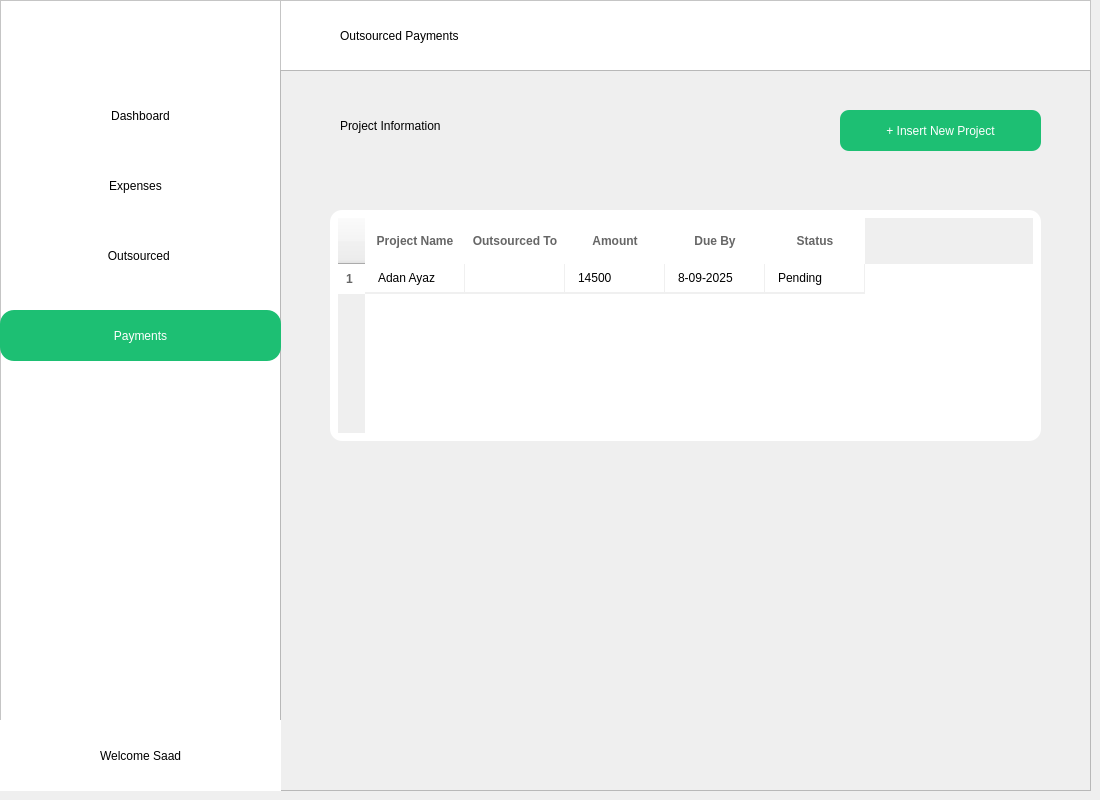
    <widget class="QWidget" name="outsourcedpage">
     <widget class="QLabel" name="label_31">
      <property name="geometry">
       <rect>
        <x>100</x>
        <y>0</y>
        <width>141</width>
        <height>51</height>
       </rect>
      </property>
      <property name="styleSheet">
       <string notr="true">font: 700 12pt &quot;Arial&quot;;
background-color:none;
color: black;</string>
      </property>
      <property name="text">
       <string>FiverrTrack</string>
      </property>
      <property name="scaledContents">
       <bool>true</bool>
      </property>
     </widget>
     <widget class="QPushButton" name="expense_3">
      <property name="geometry">
       <rect>
        <x>0</x>
        <y>160</y>
        <width>271</width>
        <height>51</height>
       </rect>
      </property>
      <property name="styleSheet">
       <string notr="true">background-color: none;
font: 12pt &quot;Tahoma&quot;;
color:black;
border-radius: 14px;</string>
      </property>
      <property name="text">
       <string>Expenses</string>
      </property>
     </widget>
     <widget class="QFrame" name="frame_21">
      <property name="geometry">
       <rect>
        <x>0</x>
        <y>0</y>
        <width>281</width>
        <height>721</height>
       </rect>
      </property>
      <property name="styleSheet">
       <string notr="true">background-color:#ffffff;</string>
      </property>
      <property name="frameShape">
       <enum>QFrame::Shape::StyledPanel</enum>
      </property>
      <property name="frameShadow">
       <enum>QFrame::Shadow::Raised</enum>
      </property>
     </widget>
     <widget class="QFrame" name="frame_22">
      <property name="geometry">
       <rect>
        <x>280</x>
        <y>0</y>
        <width>811</width>
        <height>71</height>
       </rect>
      </property>
      <property name="styleSheet">
       <string notr="true">background-color:#ffffff;</string>
      </property>
      <property name="frameShape">
       <enum>QFrame::Shape::StyledPanel</enum>
      </property>
      <property name="frameShadow">
       <enum>QFrame::Shadow::Raised</enum>
      </property>
      <widget class="QLabel" name="label_32">
       <property name="geometry">
        <rect>
         <x>60</x>
         <y>10</y>
         <width>231</width>
         <height>51</height>
        </rect>
       </property>
       <property name="styleSheet">
        <string notr="true">font:  800 12pt &quot;Arial&quot;;
background-color:none;
color: black;</string>
       </property>
       <property name="text">
        <string>Outsourced Payments</string>
       </property>
       <property name="scaledContents">
        <bool>true</bool>
       </property>
      </widget>
      <widget class="QPushButton" name="invert_color_3">
       <property name="geometry">
        <rect>
         <x>720</x>
         <y>20</y>
         <width>41</width>
         <height>41</height>
        </rect>
       </property>
       <property name="styleSheet">
        <string notr="true">
font: 10pt &quot;Tahoma&quot;;
color:white;
border-radius: 9px;</string>
       </property>
       <property name="text">
        <string/>
       </property>
       <property name="icon">
        <iconset resource="images.qrc">
         <normaloff>:/new/prefix1/images/night-mode.png</normaloff>:/new/prefix1/images/night-mode.png</iconset>
       </property>
      </widget>
     </widget>
     <widget class="QFrame" name="frame_17">
      <property name="geometry">
       <rect>
        <x>280</x>
        <y>70</y>
        <width>811</width>
        <height>721</height>
       </rect>
      </property>
      <property name="frameShape">
       <enum>QFrame::Shape::StyledPanel</enum>
      </property>
      <property name="frameShadow">
       <enum>QFrame::Shadow::Raised</enum>
      </property>
      <widget class="QLabel" name="label_33">
       <property name="geometry">
        <rect>
         <x>60</x>
         <y>30</y>
         <width>201</width>
         <height>51</height>
        </rect>
       </property>
       <property name="styleSheet">
        <string notr="true">font:  800 12pt &quot;Arial&quot;;
background-color:none;
color: black;</string>
       </property>
       <property name="text">
        <string>Project Information</string>
       </property>
       <property name="scaledContents">
        <bool>true</bool>
       </property>
      </widget>
      <widget class="QTableWidget" name="pendingpaymentstable_2">
       <property name="geometry">
        <rect>
         <x>50</x>
         <y>140</y>
         <width>711</width>
         <height>231</height>
        </rect>
       </property>
       <property name="styleSheet">
        <string notr="true">QTableWidget {
    border: none;  
    border-radius: 12px;
    background-color: #ffffff;
    gridline-color: #f0f0f0; /* soft row separators */
    selection-background-color: #e6f0ff; /* soft selection */
    selection-color: black;
    padding: 8px;
}

/* Table headers */
QHeaderView::section {
    border: none;
    background-color: #ffffff;
    color: #666666;
    font-weight: 600;
    padding: 8px;
}

/* Table rows */
QTableWidget::item {
    padding: 10px;
    border-bottom: 1px solid #f0f0f0; /* light separators */
}

/* Optional hover effect */
QTableWidget::item:hover {
    background-color: #f9f9f9;
}
</string>
       </property>
       <row/>
       <column>
        <property name="text">
         <string>Project Name</string>
        </property>
        <property name="font">
         <font>
          <family>Calibri</family>
          <pointsize>16</pointsize>
          <bold>true</bold>
         </font>
        </property>
       </column>
       <column>
        <property name="text">
         <string>Outsourced To</string>
        </property>
        <property name="font">
         <font>
          <bold>true</bold>
         </font>
        </property>
       </column>
       <column>
        <property name="text">
         <string>Amount</string>
        </property>
        <property name="font">
         <font>
          <family>Calibri</family>
          <pointsize>16</pointsize>
          <bold>true</bold>
         </font>
        </property>
       </column>
       <column>
        <property name="text">
         <string>Due By</string>
        </property>
        <property name="font">
         <font>
          <family>Calibri</family>
          <pointsize>16</pointsize>
          <bold>true</bold>
         </font>
        </property>
       </column>
       <column>
        <property name="text">
         <string>Status</string>
        </property>
        <property name="font">
         <font>
          <family>Calibri</family>
          <pointsize>16</pointsize>
          <bold>true</bold>
         </font>
        </property>
       </column>
       <item row="0" column="0">
        <property name="text">
         <string>Adan Ayaz</string>
        </property>
       </item>
       <item row="0" column="2">
        <property name="text">
         <string>14500</string>
        </property>
       </item>
       <item row="0" column="3">
        <property name="text">
         <string>8-09-2025</string>
        </property>
       </item>
       <item row="0" column="4">
        <property name="text">
         <string>Pending</string>
        </property>
       </item>
      </widget>
      <widget class="QPushButton" name="insertincome_4">
       <property name="geometry">
        <rect>
         <x>560</x>
         <y>40</y>
         <width>201</width>
         <height>41</height>
        </rect>
       </property>
       <property name="styleSheet">
        <string notr="true">background-color: #1dbf73;
font: 10pt &quot;Tahoma&quot;;
color:white;
border-radius: 9px;</string>
       </property>
       <property name="text">
        <string>+ Insert New Project</string>
       </property>
      </widget>
     </widget>
     <widget class="QPushButton" name="pendingpayments_3">
      <property name="geometry">
       <rect>
        <x>0</x>
        <y>310</y>
        <width>281</width>
        <height>51</height>
       </rect>
      </property>
      <property name="styleSheet">
       <string notr="true">background-color: #1dbf73;
font: 12pt &quot;Tahoma&quot;;
color:white;
border-radius: 14px;</string>
      </property>
      <property name="text">
       <string>Payments</string>
      </property>
     </widget>
     <widget class="QPushButton" name="outsourced_4">
      <property name="geometry">
       <rect>
        <x>0</x>
        <y>230</y>
        <width>271</width>
        <height>51</height>
       </rect>
      </property>
      <property name="styleSheet">
       <string notr="true">background-color: none;
font:  12pt &quot;Arial&quot;;

color:black;
border-radius: 14px;</string>
      </property>
      <property name="text">
       <string>   Outsourced </string>
      </property>
     </widget>
     <widget class="QLabel" name="label_35">
      <property name="geometry">
       <rect>
        <x>30</x>
        <y>0</y>
        <width>71</width>
        <height>71</height>
       </rect>
      </property>
      <property name="text">
       <string/>
      </property>
      <property name="pixmap">
       <pixmap resource="images.qrc">:/new/prefix1/images/the-greening-logo-is-symbolized-by-the-shape-of-a-combination-of-green-leaves-logo-turns-green-go-green-logo-vector-removebg-preview.png</pixmap>
      </property>
      <property name="scaledContents">
       <bool>true</bool>
      </property>
     </widget>
     <widget class="QFrame" name="frame_18">
      <property name="geometry">
       <rect>
        <x>0</x>
        <y>720</y>
        <width>281</width>
        <height>71</height>
       </rect>
      </property>
      <property name="styleSheet">
       <string notr="true">background-color: white; 
border: grey;</string>
      </property>
      <property name="frameShape">
       <enum>QFrame::Shape::StyledPanel</enum>
      </property>
      <property name="frameShadow">
       <enum>QFrame::Shadow::Raised</enum>
      </property>
      <widget class="QLabel" name="label_24">
       <property name="geometry">
        <rect>
         <x>40</x>
         <y>10</y>
         <width>51</width>
         <height>51</height>
        </rect>
       </property>
       <property name="styleSheet">
        <string notr="true">font: 700 12pt &quot;Arial&quot;;
background-color:none;
color: black;</string>
       </property>
       <property name="text">
        <string/>
       </property>
       <property name="pixmap">
        <pixmap resource="images.qrc">:/new/prefix1/images/saad.png</pixmap>
       </property>
       <property name="scaledContents">
        <bool>true</bool>
       </property>
      </widget>
      <widget class="QLabel" name="user_3">
       <property name="geometry">
        <rect>
         <x>100</x>
         <y>20</y>
         <width>141</width>
         <height>31</height>
        </rect>
       </property>
       <property name="styleSheet">
        <string notr="true">font:  800 12pt &quot;Arial&quot;;
background-color:none;
color: black;</string>
       </property>
       <property name="text">
        <string>Welcome Saad</string>
       </property>
       <property name="scaledContents">
        <bool>true</bool>
       </property>
      </widget>
     </widget>
     <widget class="QPushButton" name="login_button_4">
      <property name="geometry">
       <rect>
        <x>0</x>
        <y>90</y>
        <width>281</width>
        <height>51</height>
       </rect>
      </property>
      <property name="styleSheet">
       <string notr="true">background-color: none;
font:  12pt &quot;Arial&quot;;

color:black;
border-radius: 14px;</string>
      </property>
      <property name="text">
       <string>Dashboard</string>
      </property>
     </widget>
     <zorder>label_31</zorder>
     <zorder>frame_21</zorder>
     <zorder>frame_22</zorder>
     <zorder>frame_17</zorder>
     <zorder>pendingpayments_3</zorder>
     <zorder>outsourced_4</zorder>
     <zorder>label_35</zorder>
     <zorder>frame_18</zorder>
     <zorder>login_button_4</zorder>
     <zorder>expense_3</zorder>
    </widget>
